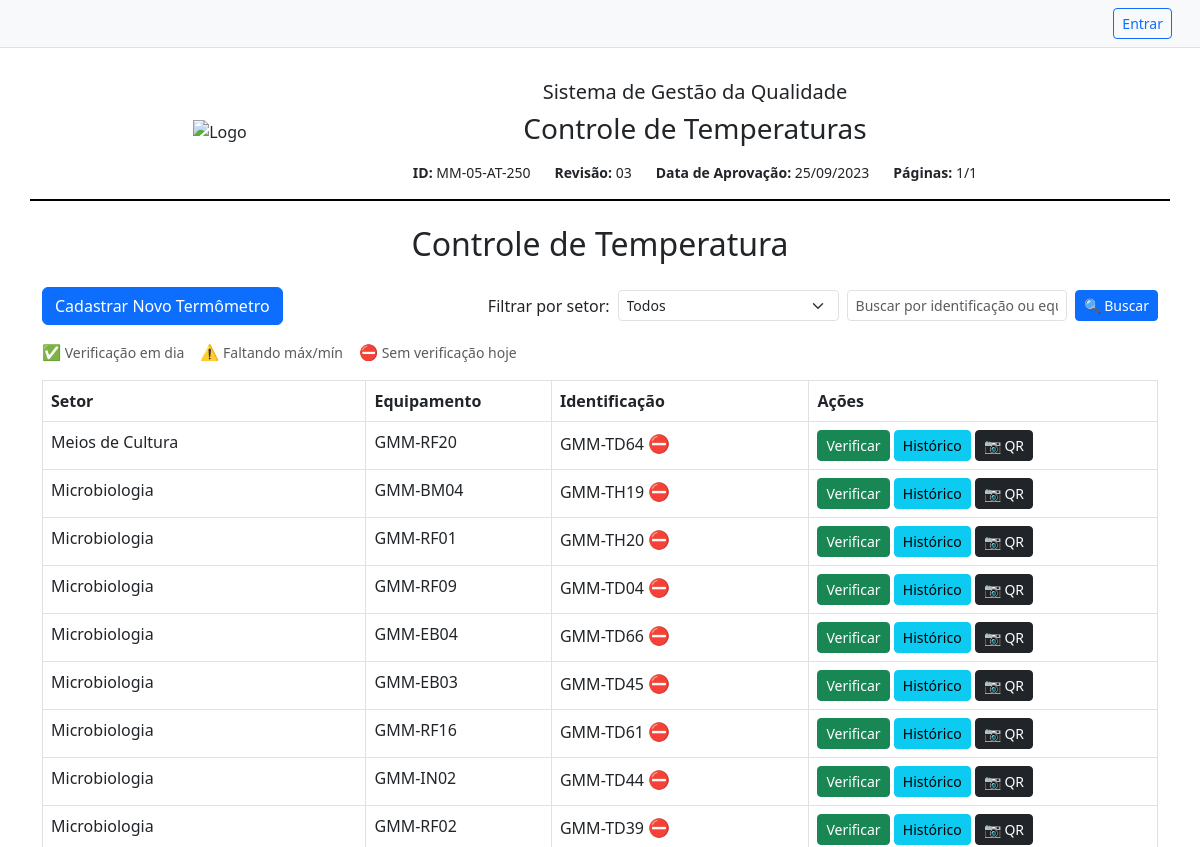
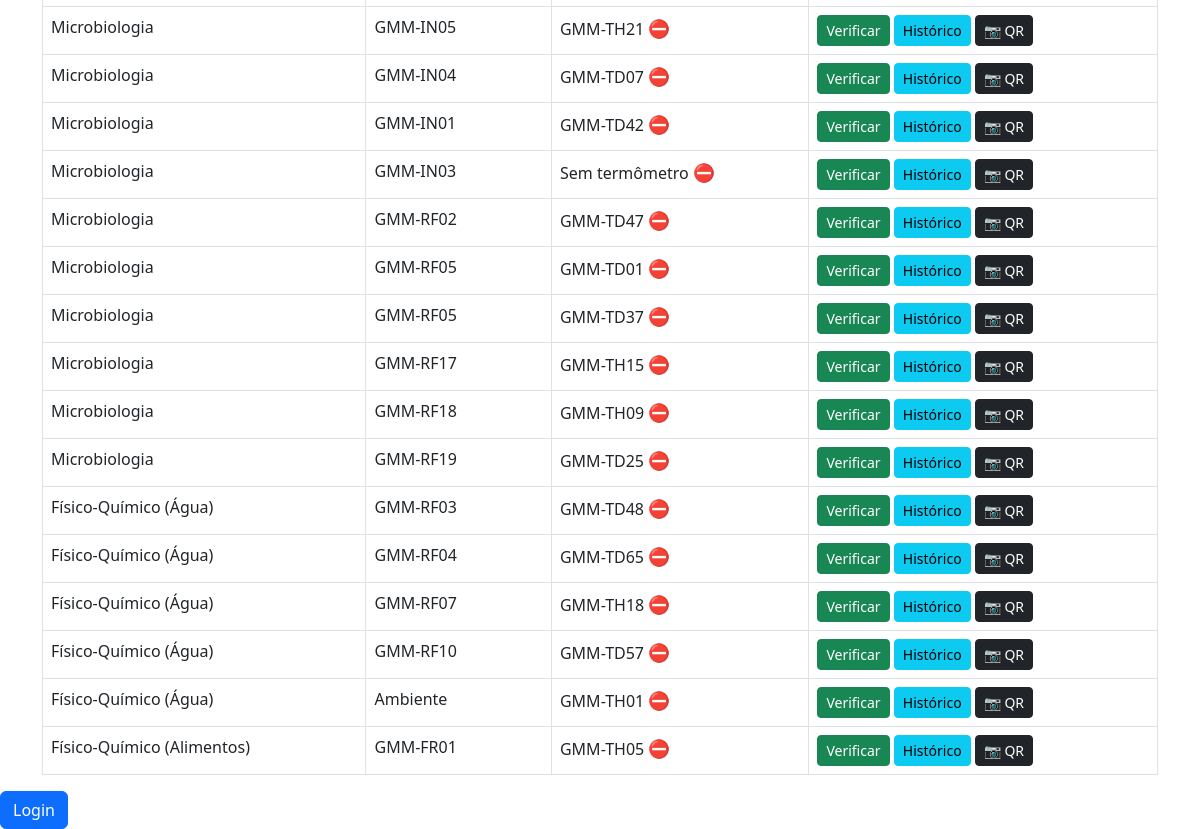
/, run on an earlier commit of the app's database (2 pictures, top to bottom).
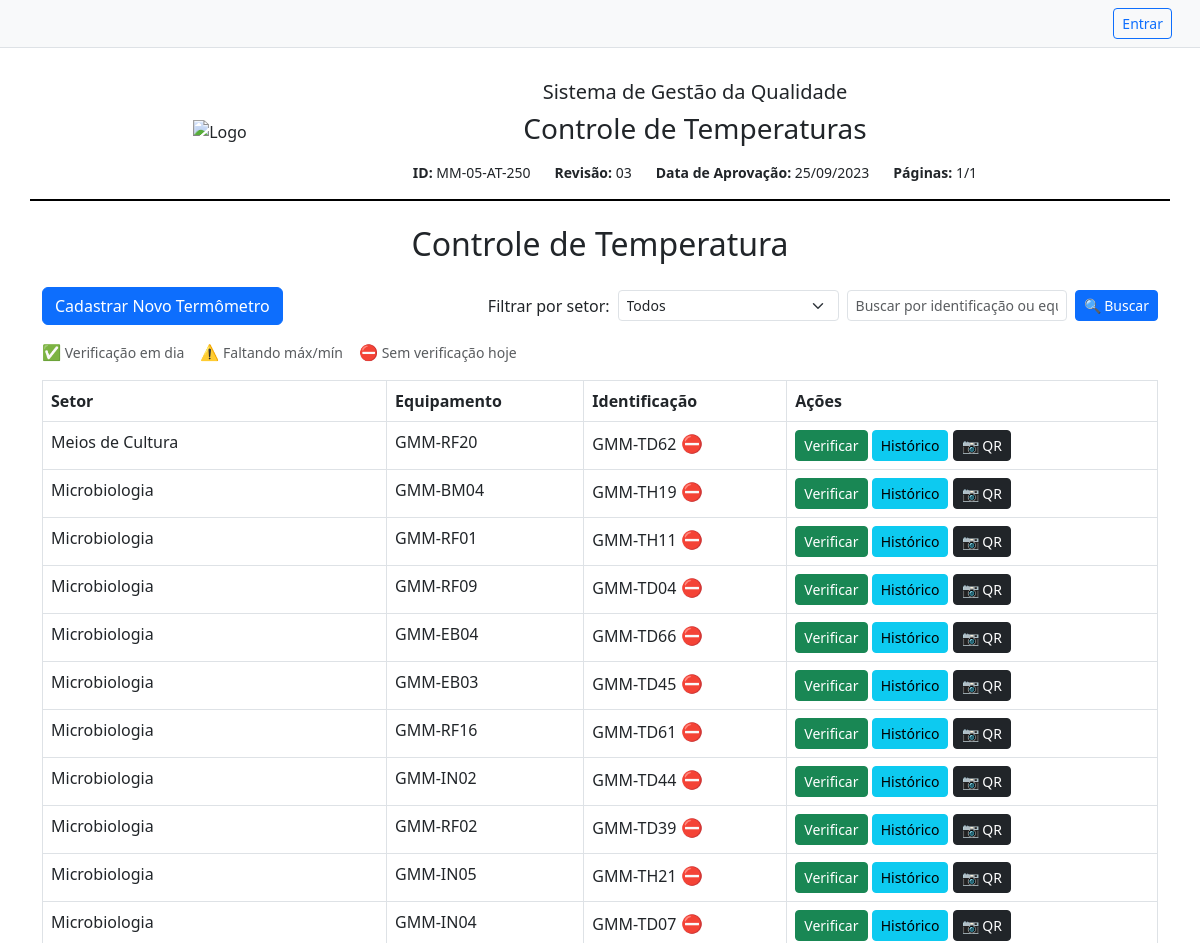
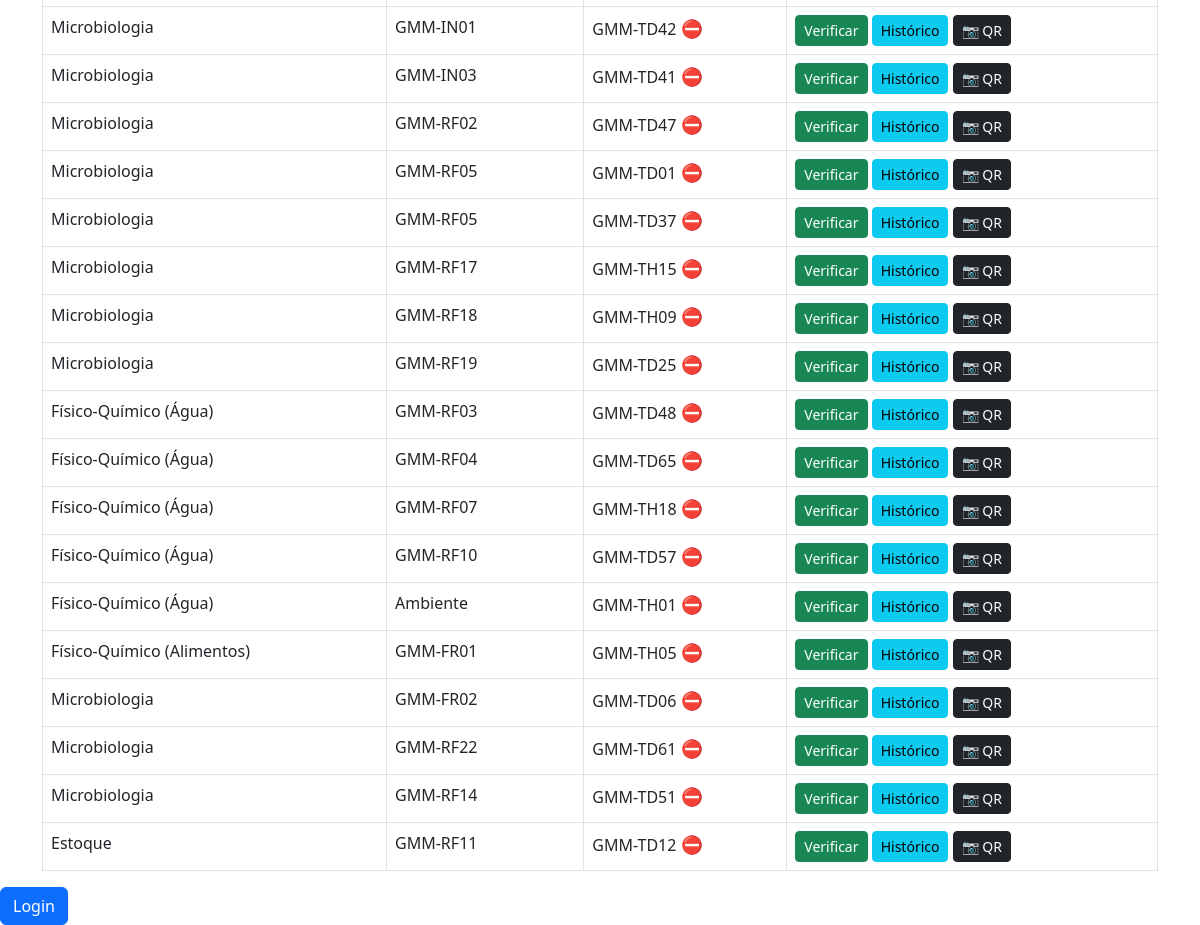
And on a later commit of the database (2 pictures, top to bottom).
### app/models.py (models this page shows)
class Termometro(db.Model):
    id = db.Column(db.Integer, primary_key=True)
    setor = db.Column(db.String(100))
    equipamento = db.Column(db.String(100))
    especificacao = db.Column(db.String(100))
    identificacao = db.Column(db.String(50))
    padrao_identificacao = db.Column(db.String(50))
    verificacoes = db.relationship('Verificacao', backref='termometro', lazy=True)

### app/routes.py (the view)
@bp.route('/')
def index():
    termo_busca = request.args.get('q', '').strip()
    setor_filtro = request.args.get('setor')
    query = Termometro.query
    if setor_filtro:
        query = query.filter_by(setor=setor_filtro)
    if termo_busca:
        termo_like = f"%{termo_busca}%"
        query = query.filter(
            (Termometro.identificacao.ilike(termo_like)) |
            (Termometro.equipamento.ilike(termo_like))
        )
    termometros = query.all()
    setores = db.session.query(Termometro.setor).distinct().all()
    setores = [s[0] for s in setores]
    sp_tz = pytz.timezone('America/Sao_Paulo')
    hoje_sp = datetime.now(sp_tz).date()
    inicio_local = sp_tz.localize(datetime.combine(hoje_sp, time.min))
    inicio_utc = inicio_local.astimezone(pytz.utc)
    fim_utc = (inicio_local + timedelta(days=1)).astimezone(pytz.utc)
    verificacoes_hoje = Verificacao.query.filter(
        Verificacao.data_hora >= inicio_utc,
        Verificacao.data_hora < fim_utc
    ).all()
    verificacoes_por_termometro = {v.termometro_id: v for v in verificacoes_hoje}
    termometros_atrasados = []
    termometros_incompletos = []
    for termo in termometros:
        v = verificacoes_por_termometro.get(termo.id)
        if not v:
            termometros_atrasados.append(termo.id)
        elif v.temperatura_max is None or v.temperatura_min is None:
            termometros_incompletos.append(termo.id)
    return render_template(
        'index.html',
        termometros=termometros,
        setores=setores,
        setor_filtro=setor_filtro,
        termo_busca=termo_busca,
        termometros_atrasados=termometros_atrasados,
        termometros_incompletos=termometros_incompletos
    )

### app/templates/index.html (shortened to what this page needs)
{% extends 'base.html' %}
{% block content %}
<div class="d-flex justify-content-between align-items-center mb-3 flex-wrap gap-2">
    <a href="{{ url_for('main.cadastrar') }}" class="btn btn-primary">Cadastrar Novo Termômetro</a>
    <form method="GET" class="d-flex align-items-center gap-2 flex-wrap">
    <label for="setor" class="form-label mb-0">Filtrar por setor:</label>
    <select name="setor" class="form-select form-select-sm w-auto" onchange="this.form.submit()">
        <option value="">Todos</option>
    </select>
    <input type="text" name="q" class="form-control form-control-sm w-auto"
           placeholder="Buscar por identificação ou equipamento"
           value="{{ termo_busca or '' }}">
    <button type="submit" class="btn btn-sm btn-primary">🔍 Buscar</button>
</form>
</div>
<div class="mb-3 small text-muted d-flex align-items-center gap-3 flex-wrap">
    <div><span style="font-size: 1.1em; color: #198754;">✅</span> Verificação em dia</div>
    <div><span style="font-size: 1.1em; color: #ffc107;">⚠️</span> Faltando máx/mín</div>
    <div><span style="font-size: 1.1em; color: #b02a37;">⛔</span> Sem verificação hoje</div>
</div>
<table class="table table-bordered">
    <thead>
        <tr>
            <th>Setor</th>
            <th>Equipamento</th>
            <th>Identificação</th>
            <th>Ações</th>
        </tr>
    </thead>
    <tbody>
        {% for termo in termometros %}
        <tr>
            <td>{{ termo.setor }}</td>
            <td>{{ termo.equipamento }}</td>
            <td>
                {{ termo.identificacao }}
                {% if termo.id in termometros_atrasados %}
                    <span title="Sem verificação hoje" style="color: #b02a37; font-size: 1.1em;">⛔</span>
                {% elif termo.id in termometros_incompletos %}
                    <span title="Falta máx/mín" style="color: #ffc107; font-size: 1.1em;">⚠️</span>
                {% else %}
                    <span title="Em dia" style="color: #198754; font-size: 1.1em;">✅</span>
                {% endif %}
            </td>
            <td>
                <a href="{{ url_for('main.verificar', id=termo.id) }}" class="btn btn-sm btn-success">Verificar</a>
                <a href="{{ url_for('main.historico', id=termo.id) }}" class="btn btn-sm btn-info">Histórico</a>
                <a href="{{ url_for('main.gerar_qr', id=termo.id) }}" class="btn btn-sm btn-dark" target="_blank">
                    📷 QR
                </a>
            </td>
        </tr>
        {% endfor %}
    </tbody>
</table>
{% endblock %}

### app/templates/base.html (shortened to what this page needs)
<!DOCTYPE html>
<html lang="pt-br">
<head>
  <link href="https://cdn.jsdelivr.net/npm/bootstrap@5.3.0/dist/css/bootstrap.min.css" rel="stylesheet">
</head>
<body>
  {% if session.get('usuario_id') %}
  <nav class="navbar navbar-expand-lg navbar-light bg-light border-bottom px-3 mb-3">
    <div class="container-fluid">
      <a class="navbar-brand" href="{{ url_for('main.index') }}">
        <img src="{{ url_for('static', filename='images/logo.png') }}" alt="Logo" height="30" class="me-2">
        Controle de Temperatura
      </a>
      <button class="navbar-toggler" type="button" data-bs-toggle="collapse" data-bs-target="#navbarContent"
        aria-controls="navbarContent" aria-expanded="false" aria-label="Toggle navigation">
        <span class="navbar-toggler-icon"></span>
      </button>
      <div class="collapse navbar-collapse justify-content-end" id="navbarContent">
        {% if session.get('usuario_id') %}
          <span class="navbar-text me-3">
            Logado como: <strong>{{ session.get('usuario_nome') }}</strong>
            {% if session.get('is_admin') %}
              <span class="badge bg-primary ms-2">Admin</span>
            {% endif %}
          </span>
          <a href="{{ url_for('main.logout') }}" class="btn btn-outline-secondary btn-sm">Sair</a>
        {% else %}
          <a href="{{ url_for('main.login') }}" class="btn btn-outline-primary btn-sm">Entrar</a>
        {% endif %}
      </div>
    </div>
  </nav>
{% else %}
<nav class="navbar navbar-light bg-light border-bottom px-3 mb-3">
    <div class="container-fluid d-flex justify-content-end">
        <a href="{{ url_for('main.login') }}" class="btn btn-outline-primary btn-sm">Entrar</a>
    </div>
</nav>
{% endif %}
  <div class="header container py-3">
    <div class="row justify-content-center align-items-center">
      <div class="col-12 col-md-2 mb-3 mb-md-0 text-center">
        <img src="{{ url_for('static', filename='images/logo.png') }}" alt="Logo">
      </div>
      <div class="col-12 col-md-8 text-center">
        <h5>Sistema de Gestão da Qualidade</h5>
        <h3>Controle de Temperaturas</h3>
        <div class="dados-fixos d-flex flex-wrap justify-content-center gap-4 mt-3">
          <span><strong>ID:</strong> MM-05-AT-250</span>
          <span><strong>Revisão:</strong> 03</span>
          <span><strong>Data de Aprovação:</strong> 25/09/2023</span>
          <span><strong>Páginas:</strong> 1/1</span>
        </div>
      </div>
    </div>
  </div>
  <div class="container mt-4">
    <h2 class="mb-4 text-center">Controle de Temperatura</h2>
    {% block content %}{% endblock %}
  </div>
  {% if session.get('usuario_id') %}
    <a href="{{ url_for('main.logout') }}" class="btn btn-danger">Logout ({{ session.get('usuario_nome') }})</a>
{% else %}
    <a href="{{ url_for('main.login') }}" class="btn btn-primary">Login</a>
{% endif %}
</body>
</html>

### app/templates/base.html (style rules this page uses)
.header { border-bottom: 2px solid #000; padding-bottom: 10px; margin-bottom: 20px; }
.header img { max-height: 80px; width: auto; }
.dados-fixos { font-size: 14px; }

What changed in the data, as far as the page shows it:
changed Termometro "Meios de Cultura": identificacao "GMM-TD64" → "GMM-TD62"
changed Termometro "GMM-RF01": identificacao "GMM-TH20" → "GMM-TH11"
changed Termometro "GMM-IN03": identificacao "Sem termômetro" → "GMM-TD41"
added Termometro: setor "Microbiologia", equipamento "GMM-FR02", identificacao "GMM-TD06"
added Termometro: setor "Microbiologia", equipamento "GMM-RF22", identificacao "GMM-TD61"
added Termometro: setor "Microbiologia", equipamento "GMM-RF14", identificacao "GMM-TD51"
added Termometro: setor "Estoque", equipamento "GMM-RF11", identificacao "GMM-TD12"
